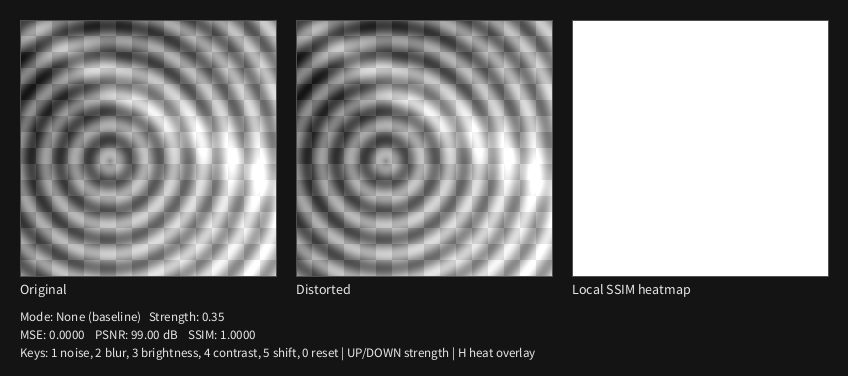
Frame 1 (no input)
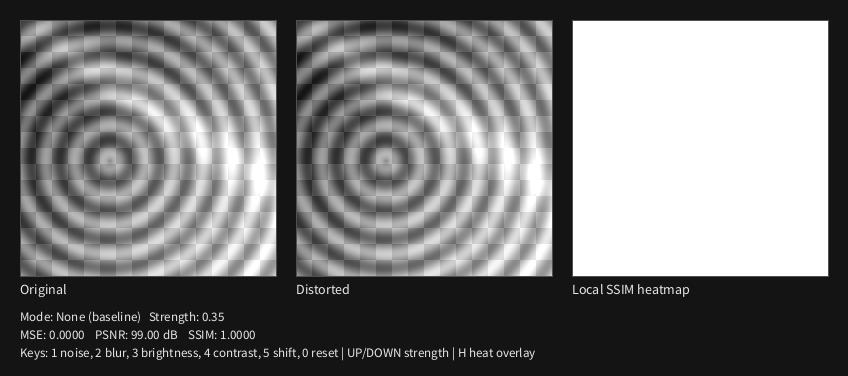
Frame 60 (the mouse pressed at the canvas centre just before this capture)
Frame 120 (the mouse held since frame 60 and released just before this capture): identical to frame 60, image omitted

The Processing sketch that drew these frames (run headless with seeded random() and noise(); from frame 60 on, the mouse is pressed at the canvas centre):

// Processing sketch: ssim_demo
// ── ssim_demo.pde
/**
 * SSIM Visualizer (Processing)
 * Illustrates how SSIM cares about "structure" (edges/patterns),
 * not just pixel-by-pixel error like MSE/PSNR.
 *
 * Keys:
 *   1 = Additive Gaussian noise
 *   2 = Blur (destroys structure)
 *   3 = Brightness shift (structure mostly preserved)
 *   4 = Contrast change (structure mostly preserved)
 *   5 = Small spatial shift (structure moved -> SSIM drops)
 *   0 = Reset (no distortion)
 *
 *   UP/DOWN = adjust strength
 *   H = toggle heatmap overlay mode
 *
 * Notes:
 * - Uses grayscale and computes SSIM over 8x8 windows with uniform weights.
 * - Heatmap shows per-window SSIM replicated across that window.
 */

PImage orig, dist, heat;
int imgW = 256, imgH = 256;

int mode = 0;            // distortion mode
float strength = 0.35f;  // 0..1

boolean heatOverlay = false;

void settings() {
  size(3*imgW + 80, imgH + 120);
}

void setup() {
  surface.setTitle("SSIM Visualizer - Processing");
  orig = makeTestImage(imgW, imgH);
  dist = orig.copy();
  heat = createImage(imgW, imgH, RGB);
  updateDistortion();
}

void draw() {
  background(20);

  // panels
  int pad = 20;
  int y0 = 20;
  int x1 = pad;
  int x2 = pad + imgW + pad;
  int x3 = pad + 2*(imgW + pad);

  // render images
  image(orig, x1, y0);
  image(dist, x2, y0);

  if (heatOverlay) {
    // show distortion with heat overlay
    image(dist, x3, y0);
    tint(255, 180);
    image(heat, x3, y0);
    noTint();
  } else {
    image(heat, x3, y0);
  }

  // labels
  fill(230);
  textSize(14);
  text("Original", x1, y0 + imgH + 18);
  text("Distorted", x2, y0 + imgH + 18);
  text(heatOverlay ? "Distorted + Local SSIM overlay" : "Local SSIM heatmap", x3, y0 + imgH + 18);

  // metrics
  Metrics m = computeMetrics(orig, dist, 8);
  String modeName = modeName(mode);

  textSize(13);
  int ty = y0 + imgH + 45;
  text("Mode: " + modeName + "   Strength: " + nf(strength, 1, 2), pad, ty);

  ty += 18;
  text("MSE: " + nf(m.mse, 1, 4) + "    PSNR: " + nf(m.psnr, 1, 2) + " dB    SSIM: " + nf(m.ssim, 1, 4),
       pad, ty);

  ty += 18;
  text("Keys: 1 noise, 2 blur, 3 brightness, 4 contrast, 5 shift, 0 reset | UP/DOWN strength | H heat overlay",
       pad, ty);

  // subtle frame
  noFill();
  stroke(80);
  rect(x1, y0, imgW, imgH);
  rect(x2, y0, imgW, imgH);
  rect(x3, y0, imgW, imgH);
}

void keyPressed() {
  if (key == '1') mode = 1;
  if (key == '2') mode = 2;
  if (key == '3') mode = 3;
  if (key == '4') mode = 4;
  if (key == '5') mode = 5;
  if (key == '0') mode = 0;

  if (keyCode == UP) strength = constrain(strength + 0.05f, 0, 1);
  if (keyCode == DOWN) strength = constrain(strength - 0.05f, 0, 1);

  if (key == 'h' || key == 'H') heatOverlay = !heatOverlay;

  updateDistortion();
}

void updateDistortion() {
  dist = orig.copy();

  switch (mode) {
    case 0: // none
      break;

    case 1: // gaussian noise
      applyGaussianNoise(dist, strength);
      break;

    case 2: // blur
      applyBoxBlur(dist, 1 + int(strength * 10));
      break;

    case 3: // brightness shift
      applyBrightnessShift(dist, (strength - 0.5f) * 140); // ~[-70..+70]
      break;

    case 4: // contrast change
      applyContrast(dist, 0.25f + strength * 2.5f); // ~[0.25..2.75]
      break;

    case 5: // small shift
      applyShift(dist, int((strength - 0.5f) * 16), int((strength - 0.5f) * 16));
      break;
  }

  // compute heatmap for local SSIM
  computeLocalSSIMHeatmap(orig, dist, heat, 8);
}

// ---------- Test image ----------
PImage makeTestImage(int w, int h) {
  PImage img = createImage(w, h, RGB);
  img.loadPixels();

  for (int y = 0; y < h; y++) {
    for (int x = 0; x < w; x++) {

      // gradient + checker + circles/lines = lots of "structure"
      float gx = map(x, 0, w-1, 0, 1);
      float gy = map(y, 0, h-1, 0, 1);

      int checker = ((x / 16) + (y / 16)) % 2;
      float c = checker == 0 ? 0.18f : 0.28f;

      float v = 0.35f*gx + 0.25f*gy + c;

      // concentric rings
      float dx = x - w*0.35f;
      float dy = y - h*0.55f;
      float r = sqrt(dx*dx + dy*dy);
      v += 0.18f * sin(r * 0.22f);

      // diagonal line emphasis
      float d = abs(y - (0.65f*x));
      v += 0.25f * exp(-d*d / (2*18*18));

      v = constrain(v, 0, 1);
      int g = int(v * 255);
      img.pixels[y*w + x] = color(g);
    }
  }

  img.updatePixels();
  return img;
}

// ---------- Distortions ----------
void applyGaussianNoise(PImage img, float amt) {
  // amt 0..1 -> sigma ~ 0..40
  float sigma = amt * 40.0f;
  img.loadPixels();
  for (int i = 0; i < img.pixels.length; i++) {
    float g = red(img.pixels[i]);
    float n = (float)randomGaussian() * sigma;
    float out = constrain(g + n, 0, 255);
    img.pixels[i] = color(out);
  }
  img.updatePixels();
}

void applyBrightnessShift(PImage img, float delta) {
  img.loadPixels();
  for (int i = 0; i < img.pixels.length; i++) {
    float g = red(img.pixels[i]);
    img.pixels[i] = color(constrain(g + delta, 0, 255));
  }
  img.updatePixels();
}

void applyContrast(PImage img, float factor) {
  // factor 1 = unchanged; >1 increases contrast; <1 decreases
  img.loadPixels();
  for (int i = 0; i < img.pixels.length; i++) {
    float g = red(img.pixels[i]);
    float out = (g - 128) * factor + 128;
    img.pixels[i] = color(constrain(out, 0, 255));
  }
  img.updatePixels();
}

void applyShift(PImage img, int sx, int sy) {
  PImage copy = img.copy();
  img.loadPixels();
  copy.loadPixels();
  int w = img.width, h = img.height;
  for (int y = 0; y < h; y++) {
    for (int x = 0; x < w; x++) {
      int xx = x - sx;
      int yy = y - sy;
      if (xx >= 0 && xx < w && yy >= 0 && yy < h) {
        img.pixels[y*w + x] = copy.pixels[yy*w + xx];
      } else {
        img.pixels[y*w + x] = color(0);
      }
    }
  }
  img.updatePixels();
}

// Simple box blur (grayscale)
void applyBoxBlur(PImage img, int radius) {
  radius = max(1, radius);
  PImage src = img.copy();
  src.loadPixels();
  img.loadPixels();

  int w = img.width, h = img.height;
  int r = radius;

  for (int y = 0; y < h; y++) {
    for (int x = 0; x < w; x++) {
      float sum = 0;
      int count = 0;
      for (int yy = y - r; yy <= y + r; yy++) {
        if (yy < 0 || yy >= h) continue;
        for (int xx = x - r; xx <= x + r; xx++) {
          if (xx < 0 || xx >= w) continue;
          sum += red(src.pixels[yy*w + xx]);
          count++;
        }
      }
      img.pixels[y*w + x] = color(sum / count);
    }
  }

  img.updatePixels();
}

// ---------- SSIM / Metrics ----------
class Metrics {
  float mse;
  float psnr;
  float ssim;
  Metrics(float mse, float psnr, float ssim) {
    this.mse = mse; this.psnr = psnr; this.ssim = ssim;
  }
}

Metrics computeMetrics(PImage a, PImage b, int win) {
  float mse = computeMSE(a, b);
  float psnr = (mse <= 1e-12f) ? 99 : (10.0f * log10((255.0f*255.0f) / mse));
  float ssim = computeSSIM(a, b, win);
  return new Metrics(mse, psnr, ssim);
}

float computeMSE(PImage a, PImage b) {
  a.loadPixels(); b.loadPixels();
  double sum = 0.0;
  int n = a.pixels.length;
  for (int i = 0; i < n; i++) {
    float da = red(a.pixels[i]);
    float db = red(b.pixels[i]);
    float d = da - db;
    sum += d*d;
  }
  return (float)(sum / n);
}

float computeSSIM(PImage a, PImage b, int win) {
  // average SSIM over non-overlapping windows
  a.loadPixels(); b.loadPixels();
  int w = a.width, h = a.height;

  // constants for 8-bit images (classic choices)
  float L = 255.0f;
  float C1 = sq(0.01f * L);
  float C2 = sq(0.03f * L);

  double ssimSum = 0.0;
  int blocks = 0;

  for (int by = 0; by + win <= h; by += win) {
    for (int bx = 0; bx + win <= w; bx += win) {
      // compute mean
      double meanX = 0, meanY = 0;
      int n = win * win;
      for (int y = 0; y < win; y++) {
        int row = (by + y) * w + bx;
        for (int x = 0; x < win; x++) {
          meanX += red(a.pixels[row + x]);
          meanY += red(b.pixels[row + x]);
        }
      }
      meanX /= n;
      meanY /= n;

      // variance + covariance
      double varX = 0, varY = 0, covXY = 0;
      for (int y = 0; y < win; y++) {
        int row = (by + y) * w + bx;
        for (int x = 0; x < win; x++) {
          double px = red(a.pixels[row + x]) - meanX;
          double py = red(b.pixels[row + x]) - meanY;
          varX += px * px;
          varY += py * py;
          covXY += px * py;
        }
      }
      // unbiased-ish not needed; keep consistent
      varX /= (n - 1);
      varY /= (n - 1);
      covXY /= (n - 1);

      double num = (2*meanX*meanY + C1) * (2*covXY + C2);
      double den = (meanX*meanX + meanY*meanY + C1) * (varX + varY + C2);

      double ssim = (den == 0) ? 1.0 : (num / den);

      ssimSum += ssim;
      blocks++;
    }
  }

  return (float)(ssimSum / max(1, blocks));
}

void computeLocalSSIMHeatmap(PImage a, PImage b, PImage out, int win) {
  a.loadPixels(); b.loadPixels();
  out.loadPixels();
  int w = a.width, h = a.height;

  float L = 255.0f;
  float C1 = sq(0.01f * L);
  float C2 = sq(0.03f * L);

  for (int i = 0; i < out.pixels.length; i++) out.pixels[i] = color(0);

  for (int by = 0; by + win <= h; by += win) {
    for (int bx = 0; bx + win <= w; bx += win) {

      double meanX = 0, meanY = 0;
      int n = win * win;

      for (int y = 0; y < win; y++) {
        int row = (by + y) * w + bx;
        for (int x = 0; x < win; x++) {
          meanX += red(a.pixels[row + x]);
          meanY += red(b.pixels[row + x]);
        }
      }
      meanX /= n;
      meanY /= n;

      double varX = 0, varY = 0, covXY = 0;
      for (int y = 0; y < win; y++) {
        int row = (by + y) * w + bx;
        for (int x = 0; x < win; x++) {
          double px = red(a.pixels[row + x]) - meanX;
          double py = red(b.pixels[row + x]) - meanY;
          varX += px * px;
          varY += py * py;
          covXY += px * py;
        }
      }
      varX /= (n - 1);
      varY /= (n - 1);
      covXY /= (n - 1);

      double num = (2*meanX*meanY + C1) * (2*covXY + C2);
      double den = (meanX*meanX + meanY*meanY + C1) * (varX + varY + C2);
      double ssim = (den == 0) ? 1.0 : (num / den);

      // map ssim [-1..1] roughly into [0..1], clamp
      float v = constrain((float)((ssim + 1.0) * 0.5), 0, 1);
      // heatmap: dark (low) to bright (high)
      int col = color(v * 255);

      for (int y = 0; y < win; y++) {
        int row = (by + y) * w + bx;
        for (int x = 0; x < win; x++) {
          out.pixels[row + x] = col;
        }
      }
    }
  }

  out.updatePixels();
}

// ---------- Utils ----------
String modeName(int m) {
  switch(m) {
    case 0: return "None (baseline)";
    case 1: return "Gaussian noise";
    case 2: return "Blur (structure loss)";
    case 3: return "Brightness shift (structure preserved)";
    case 4: return "Contrast change (structure preserved)";
    case 5: return "Small spatial shift (structure moved)";
  }
  return "Unknown";
}

// Processing doesn't have log10() built in; define it.
float log10(float x) {
  return log(x) / log(10);
}
